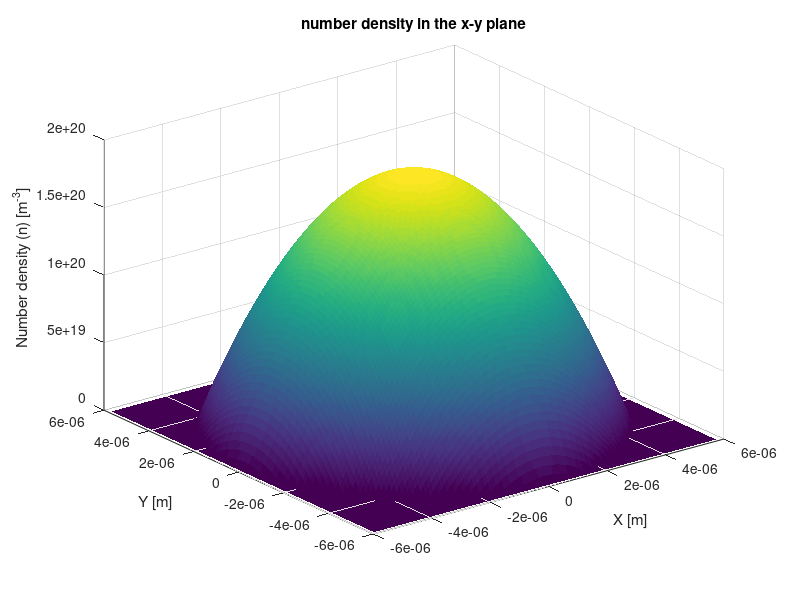

Source code (MATLAB): (Note: this script raises an error after producing the figure.)
%EMA601 Mid-term project
%MATLAB scriptt to simulate sodium (Na-11) atom BECs
clear all

h=6.626e-34; %Planck's const in SI units
hb = h/(2*pi); %Reduced Planck's const in SI units
c=3e06; %speed of light in SI units
kb =  1.38e-23; %Boltzmann const in SI units

%defining initial parameters
a = 2.9e-9; %scattering length of sodium
wx = 2*pi * 250; %x-axis: angular oscillation freq
wy = wx; %y-axis: angular oscillation freq
wz = 2*pi * 16; %z-axis: angular oscillation freq
aho = 2e-6; %harmonic oscillator length
N = 1e06; %target number of atoms in the condensate


%determining secondary parameters
w = (wx*wy*wz)^(1/3) %average angular oscillation freq
M = hb/(w*aho^2); %mass of a sodium atom

%determining properties
Tc = hb*w*(N^(1/3))/kb %critical temperature for the trap
nc = 2.6/((h/sqrt(2*pi*M*kb*Tc))^3) %critical density of the trap; at critical temperature
mu = hb*w*0.5*(15*N*a/aho)^(2/5) %chemical potential of the atoms
Rx = sqrt(2*mu/(M*(wx^2))) %x-axis: radial extent of the condensate
Ry = sqrt(2*mu/(M*(wy^2))); %y-axis: radial extent of the condensate
Rz = sqrt(2*mu/(M*(wz^2))) %z-axis: axial extent of the condensate
g = 4*pi*(hb^2)*N*a/M; %coupling const for inter-atomic interaction

%[X,Y,Z] = meshgrid(-100:1:100,-100:1:100,-100:1:100); %X,Y,Z defined from -100 to 100 um, step size of 1 um
[X,Y] = meshgrid(-Rx:1e-7:Rx,-Ry:1e-7:Ry);
Z=0;
no = N*mu/g %number density at the center
n_range = no.*(1 - (X.^2)./(Rx^2) - (Y.^2)./(Ry^2) - (Z.^2)./(Rz^2));
n_range(n_range<0)=0;

clf(figure(1),'reset')
figure(1)
surf(X,Y,n_range, 'edgecolor', 'none')
title('number density in the x-y plane')
xlabel('X [m]')
ylabel('Y [m]')
zlabel('Number density (n) [m^{-3}]')
ax = gca;
ax.FontSize = 30;
%size(n_range);